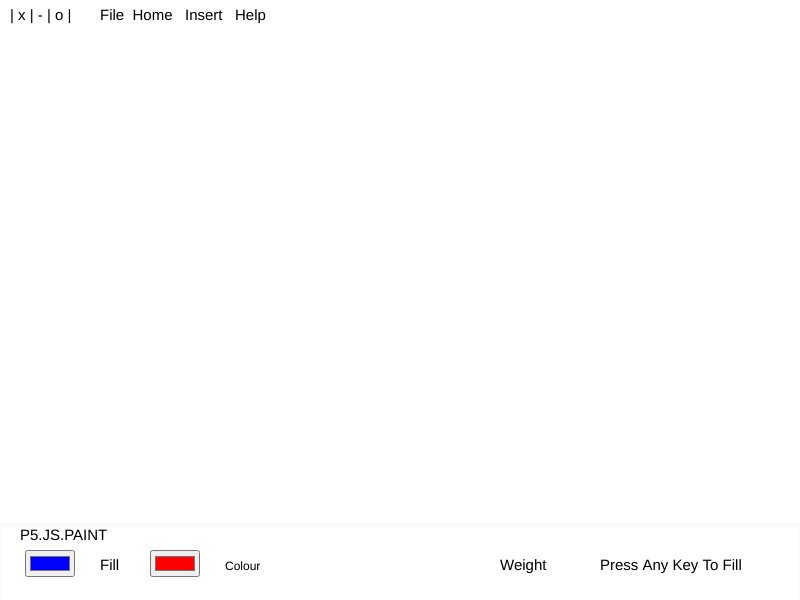
Frame 1 (no input)
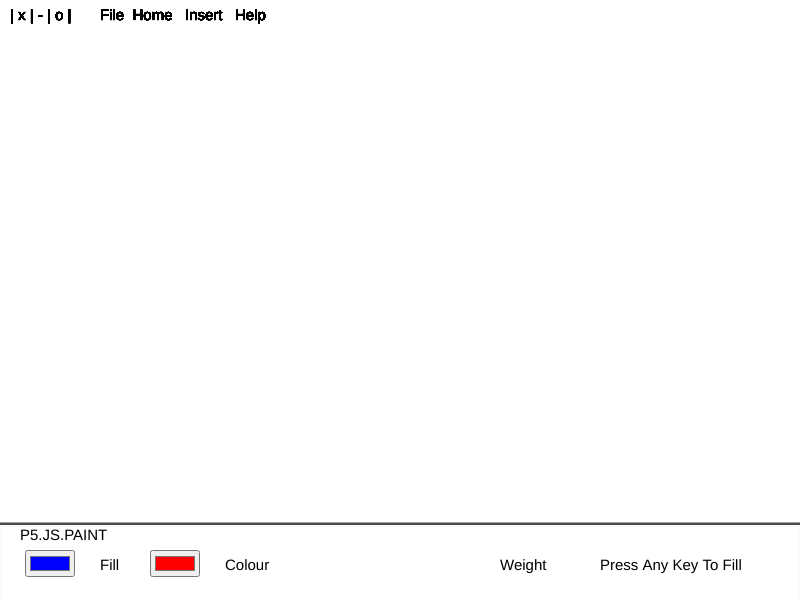
Frame 60 (no input)
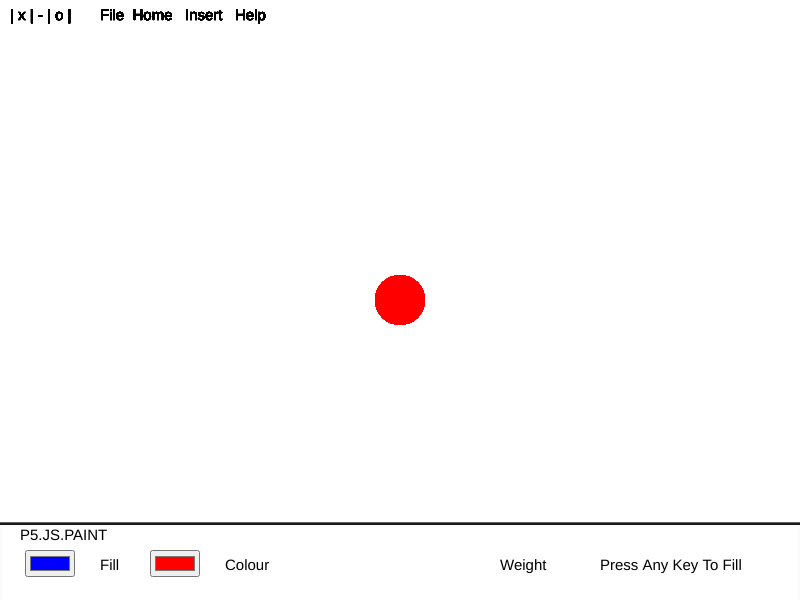
Frame 120 (the mouse pressed at the canvas centre since frame 60)

The p5.js sketch that drew these frames (run headless with seeded random() and noise() and a simulated clock; from frame 60 on, the mouse is pressed at the canvas centre):

// p5.js sketch
// ── sketch.js
let ColorPicker1;
let slider1;

function setup() {
frameRate(1000)
createCanvas(800, 600);

const container = select('main');

colorPicker2 = createColorPicker('blue')
colorPicker1 = createColorPicker('red');

colorPicker1.parent(container);
colorPicker2.parent(container);

colorPicker1.position(150, 550);
colorPicker2.position(25, 550);

slider1 = createSlider(0, 255);
slider1.position(400, 690)
}

function draw() {
    noStroke()
    fill(colorPicker1.value())
    if (mouseIsPressed) {
        ellipse(mouseX, mouseY, slider1.value())
    }
    if (keyIsPressed) {
        background(colorPicker2.value())
    }

    fill(255)
    strokeWeight(5);
    stroke(0, 0, 0, 5)
    rect(0, 525, 800)

    menu()
}

function menu() {

    fill(0)
    strokeWeight(1);
    text('Colour', 225, 570)
    textSize(15)

    text('Weight', 500, 570)

    text('Press Any Key To Fill', 600, 570)
    textSize(15)

    text('Fill', 100, 570)

    text('P5.JS.PAINT', 20, 540)

    text('| x | - | o |', 10, 20)

    text('File  Home   Insert   Help', 100, 20)
}
